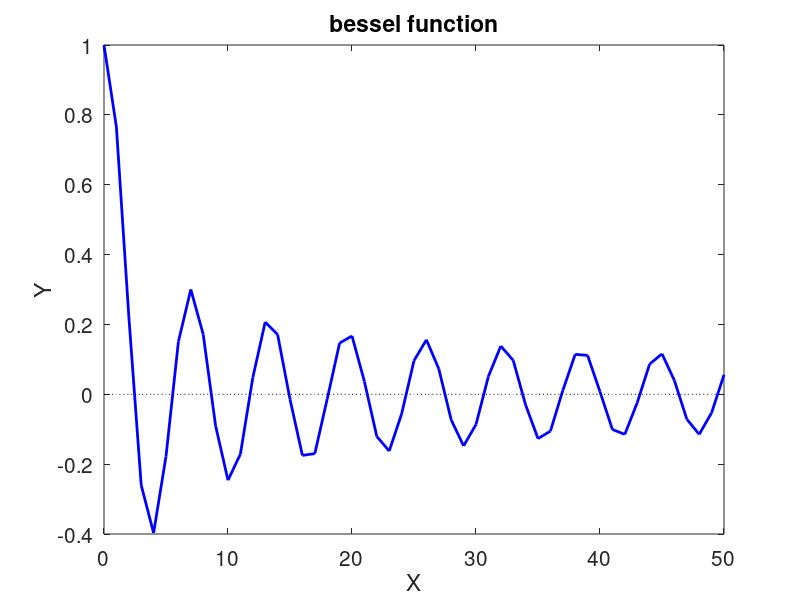
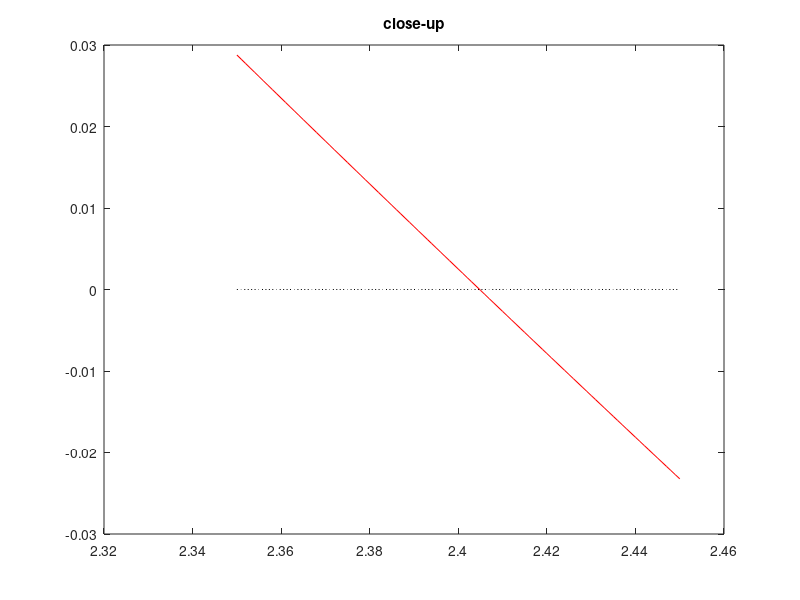

Recreate these plots in MATLAB, in order. (Note: this script raises an error after producing the figures.)
% The script is an example for the function "inset"
% figure 1 is a plot of 'zero order bessel function of the first kind' in the range of x=0 to x=50.
% figure 2 is a close-up of this function around its first zero.
% figure 3 shows the function in the main plot, and the close-up in the
% inset plot.
% 
% Moshe Lindner, August 2010 (C).

close all
x1=0:50;
y1=besselj(0,x1);
x2=2.35:.001:2.45;
y2=besselj(0,x2);
fig1=figure(1);
plot(x1,y1,'b','linewidth',2)
hold on
plot(x1,0*x1,':k')
set(gca,'fontsize',15)
title ('bessel function')
xlabel('X')
ylabel('Y')
fig2=figure(2);
plot(x2,y2,'r')
hold on
plot(x2,0*x2,':k')
title ('close-up')
[h_m h_i]=inset(fig1,fig2);

set(h_i,'xtick',2.35:.025:2.45,'xlim',[2.35,2.45])